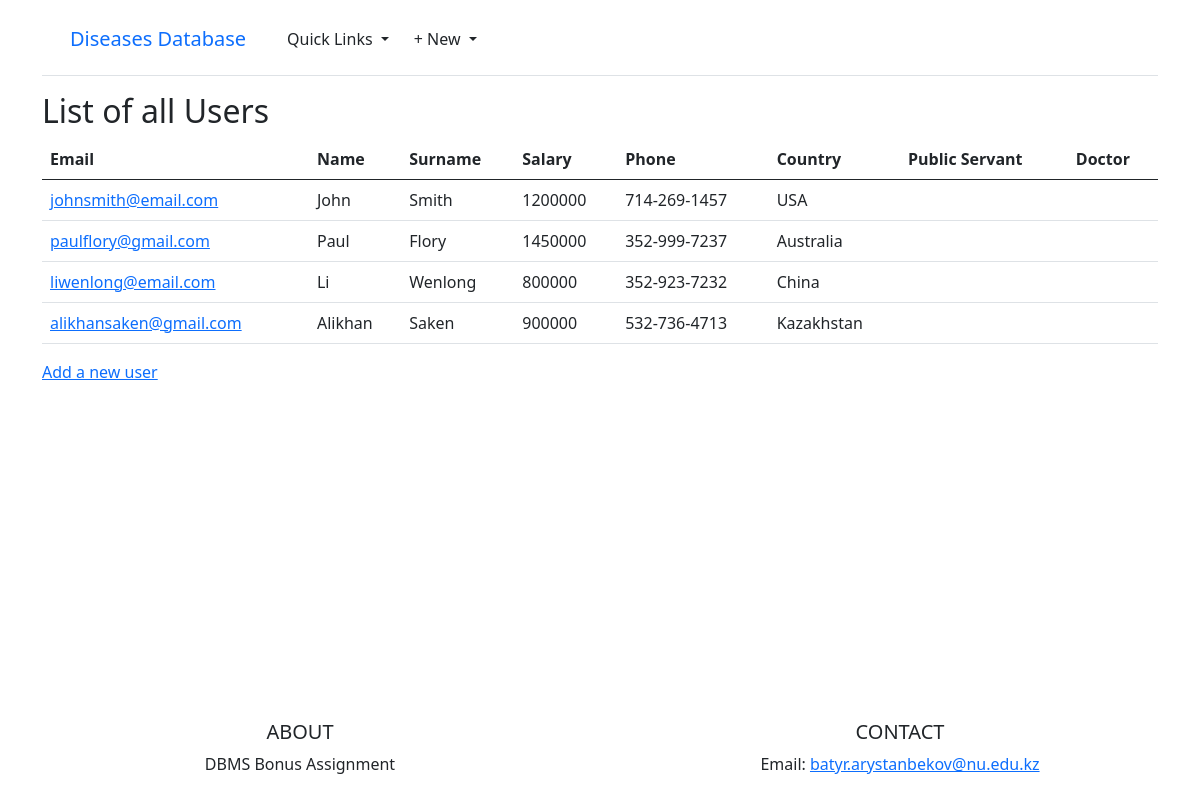
/users/, run on an earlier commit of the app's database.
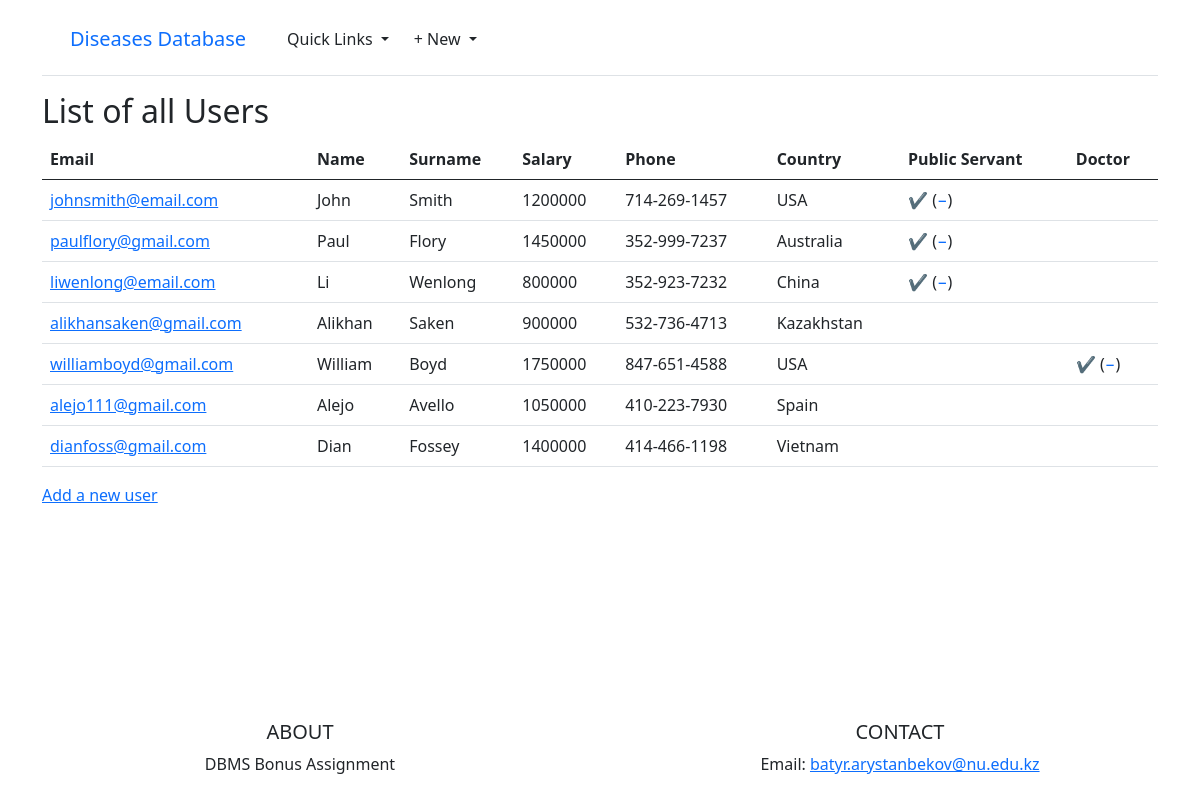
And on a later commit of the database.
### objects/models.py (models this page shows, shortened)
class User(models.Model):
    email = models.CharField(max_length=60, primary_key=True)
    name = models.CharField(max_length=30)
    surname = models.CharField(max_length=40)
    salary = models.PositiveIntegerField()
    phone = models.CharField(max_length=20)
    cname = models.ForeignKey(Country, on_delete=models.CASCADE)

class Country(models.Model):
    class Meta:
        verbose_name_plural = "Countries"
    cname = models.CharField(max_length=50, primary_key=True)
    population = models.PositiveBigIntegerField()
    def __str__(self):
        return self.cname

### objects/views.py (the view)
# urls.py: path('users/', list_users, name='user_list'),
def list_users(request):
    users = User.objects.all()
    ps_emails = [ps.email.email for ps in PublicServant.objects.all()]
    ds_emails = [ds.email.email for ds in Doctor.objects.all()]
    template = loader.get_template('user/user_list.html')
    context = {
        'user_list': users,
        'ps_emails': ps_emails,
        'ds_emails': ds_emails,
    }
    return HttpResponse(template.render(context, request))

### templates/user/user_list.html (shortened to what this page needs)
{% extends "base.html" %}
{% block content %}
<h2>List of all Users</h2>
<table class="table">
    <thead class="thead-dark">
      <tr>
        <th scope="col">Email</th>
        <th scope="col">Name</th>
        <th scope="col">Surname</th>
        <th scope="col">Salary</th>
        <th scope="col">Phone</th>
        <th scope="col">Country</th>
        <th scope="col">Public Servant</th>
        <th scope="col">Doctor</th>
      </tr>
    </thead>
    <tbody>
    {% for u in user_list %}
        <tr>
            <td><a href="{% url 'user_detail' u.pk %}">{{ u.email }}</a></td>
            <td>{{ u.name }}</td>
            <td>{{ u.surname }}</td>
            <td>{{ u.salary }}</td>
            <td>{{ u.phone }}</td>
            <td>{{ u.cname }}</td>
            <td>
              {% if u.email in ps_emails %}
              <a style="text-decoration:none" href="{% url 'public_servant_edit' u.pk %}"><span>&#10004;</span></a>
              (<a style="text-decoration:none" href="{% url 'public_servant_delete' u.pk %}"><span>&#8722;</span></a>)
              {% endif %}
            </td>
            <td>
              {% if u.email in ds_emails %}
              <a style="text-decoration:none" href="{% url 'doctor_edit' u.pk %}"><span>&#10004;</span></a>
              (<a style="text-decoration:none" href="{% url 'doctor_delete' u.pk %}"><span>&#8722;</span></a>)
              {% endif %}
            </td>
        </tr>
    {% endfor %}
    </tbody>
  </table>
  <p><a href="{% url 'user_new' %}">Add a new user</a></p>
{% endblock content %}

### templates/base.html (shortened to what this page needs)
{% load static %}
<!DOCTYPE html>
<html>
<head>
  {% load static %}
  <link href="{% static 'css/carousel.css' %}" rel="stylesheet">
  <link href="https://cdn.jsdelivr.net/npm/bootstrap@5.0.2/dist/css/bootstrap.min.css" rel="stylesheet">
</head>
<body class="d-flex flex-column min-vh-100">
  <div class="container">
    <header class="p-3 mb-3 border-bottom">
      <div class="container">
        <div class="d-flex flex-wrap align-items-center justify-content-center
          justify-content-lg-start">
          <a class="navbar-brand" href="{% url 'home' %}">Diseases Database</a>
            <div class="dropdown text-end">
              <a href="#" class="d-block link-dark text-decoration-none dropdown-toggle"
                id="dropdownUser1" data-bs-toggle="dropdown" aria-expanded="false">
                Quick Links
              </a>
            </div>
            <div class="dropdown text-end">
              <a href="#" class="d-block link-dark text-decoration-none dropdown-toggle"
                id="dropdownUser1" data-bs-toggle="dropdown" aria-expanded="false">
                + New
              </a>
            </div>
        </div>
      </div>
    </header>
    <main>
      {% block content %}
      {% endblock content %}
    </main>
  </div>
</body>
<footer class="page-footer font-small teal pt-4 mt-auto">
  <div class="container-fluid text-center text-md-left">
    <div class="row">
      <div class="col-md-6 mt-md-0 mt-3">
        <h5 class="text-uppercase font-weight-bold">About</h5>
        <p>DBMS Bonus Assignment</p>
      </div>
      <div class="col-md-6 mb-md-0 mb-3">
        <h5 class="text-uppercase font-weight-bold">Contact</h5>
        <p>Email: <a href="mailto:batyr.arystanbekov@nu.edu.kz">batyr.arystanbekov@nu.edu.kz</a></p>
      </div>
    </div>
  </div>
</footer>
</html>

### static/css/carousel.css (style rules this page uses)
body { padding-top: 0.2rem; padding-bottom: 0.5rem; color: #5a5a5a; }

What changed in the data, as far as the page shows it:
shown differently, row unchanged: User "johnsmith@email.com": now shows "✔ ( − )"
shown differently, row unchanged: User "paulflory@gmail.com": now shows "✔ ( − )"
shown differently, row unchanged: User "liwenlong@email.com": now shows "✔ ( − )"
added User: email "williamboyd@gmail.com", name "William", surname "Boyd", salary "1750000", phone "847-651-4588", cname "USA"
added User: email "alejo111@gmail.com", name "Alejo", surname "Avello", salary "1050000", phone "410-223-7930", cname "Spain"
added User: email "dianfoss@gmail.com", name "Dian", surname "Fossey", salary "1400000", phone "414-466-1198", cname "Vietnam"
